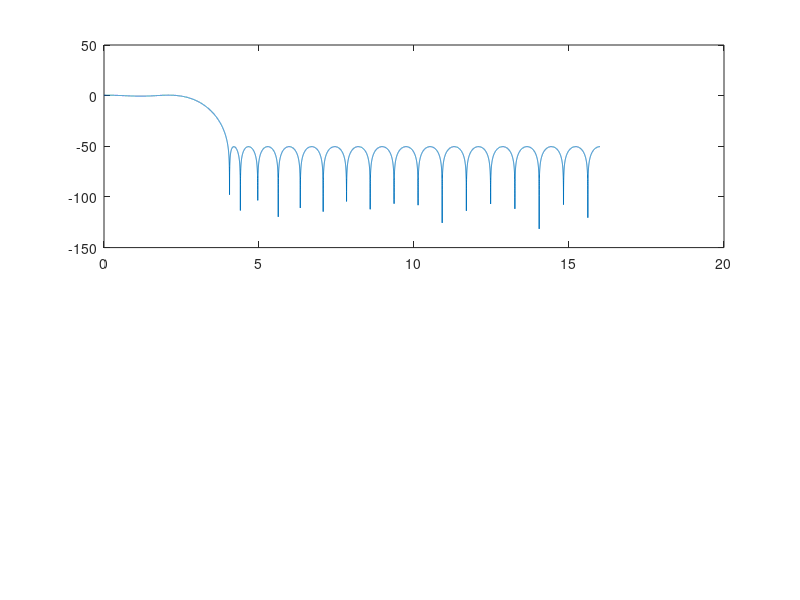

Reproduce this figure in MATLAB. (Note: this script raises an error after producing the figure.)
%% ===================== 参数定义 =====================
fs  = 32e6;            % 采样率 32 MHz
fp  = 2.5e6;           % 通带截止频率 2.5 MHz
fst = 4.0e6;           % 阻带起始频率 4.0 MHz
Ap  = 1;               % 通带最大衰减 1 dB
Ast = 50;              % 阻带最小衰减 50 dB

%% ===================== 允许偏差 (线性幅度偏差) =====================
dev = [ (10^(Ap/20)-1)/(10^(Ap/20)+1) , 10^(-Ast/20) ];

%% ===================== firpmord 估算阶数 =====================
[N, Fo, Ao, W] = firpmord([fp, fst], [1 0], dev, fs);
fprintf("firpmord 估算阶数 N = %d (taps=%d)\n", N, N+1);

%% ===================== 方案B：自动加阶直到满足阻带 =====================
N0      = N + 1;       % 起点：你原来用的是 N+1
step    = 10;          % 每次加阶步长（可改 5/10/20）
maxIter = 40;          % 最大迭代次数
nFFT    = 16384;       % 频率采样点数（越大越准，但更慢）

best_b = [];
best_N = NaN;

for k = 0:maxIter
    Ntry = N0 + k*step;            % 试探阶数（firpm参数是“阶数”）
    b = firpm(Ntry, Fo, Ao, W);

    [H, F] = freqz(b, 1, nFFT, fs);
    HdB = 20*log10(abs(H) + 1e-12);

    passIdx = (F <= fp);
    stopIdx = (F >= fst);

    stopMax_dB = max(HdB(stopIdx));                       % 阻带最差点
    passRipple_pp = max(HdB(passIdx)) - min(HdB(passIdx));% 通带峰谷纹波

    fprintf("N=%4d (taps=%4d): stopMax=%7.2f dB, passRipple(pp)=%5.2f dB\n", ...
        Ntry, Ntry+1, stopMax_dB, passRipple_pp);

    if stopMax_dB <= -Ast
        best_b = b;
        best_N = Ntry;
        fprintf(">>> 满足阻带 Ast=%d dB：采用 N=%d (taps=%d)\n", Ast, best_N, best_N+1);
        break;
    end
end

% 若没满足，也保留最后一次结果
if isempty(best_b)
    best_b = b;
    best_N = Ntry;
    fprintf("!!! 达到最大迭代仍未满足 Ast=%d dB，输出最后一次 N=%d (taps=%d)\n", Ast, best_N, best_N+1);
end

b = best_b;

%% ===================== 频率响应 & 群延迟 =====================
[H, F]   = freqz(b, 1, nFFT, fs);
[GD, Fg] = grpdelay(b, 1, nFFT, fs);
HdB = 20*log10(abs(H) + 1e-12);

%% ===================== 图1：幅频响应(dB) =====================
figure;
subplot(2,2,[1 2]);
plot(F/1e6, HdB); hold on;
yline(-Ap,  '--r', 'Passband Ripple 1 dB');
yline(-Ast, '--g', 'Stopband 50 dB');
xline(fp/1e6,  ':r', 'Fp');
xline(fst/1e6, ':g', 'Fst');
grid on; hold off;
xlabel('Frequency (MHz)'); ylabel('Magnitude (dB)');
title(sprintf('Magnitude Response (N=%d, taps=%d)', best_N, best_N+1));
ylim([-100 5]);

%% ===================== 图2：相频响应(解包裹) =====================
subplot(2,2,3);
plot(F/1e6, unwrap(angle(H)));
grid on;
xlabel('Frequency (MHz)'); ylabel('Phase (radians)');
title(sprintf('Phase Response (Unwrapped) (N=%d)', best_N));
xlim([0 4]);   % 你想看 0~4MHz 就改成 [0 4]

%% ===================== 图3：群延迟 =====================
subplot(2,2,4);
plot(Fg/1e6, GD);
grid on;
xlabel('Frequency (MHz)'); ylabel('Group Delay (samples)');
title(sprintf('Group Delay (N=%d)', best_N));
xlim([0 6]);   % 你想看 0~4MHz 就改成 [0 4]

%% ===================== 最终指标打印 =====================
passIdx = (F <= fp);
stopIdx = (F >= fst);
passRipple_pp = max(HdB(passIdx)) - min(HdB(passIdx));
stopMax_dB    = max(HdB(stopIdx));

fprintf("\n==== 最终结果 ====\n");
fprintf("最终阶数 N = %d (taps=%d)\n", best_N, best_N+1);
fprintf("通带峰-谷纹波 = %.2f dB\n", passRipple_pp);
fprintf("阻带最差点 stopMax = %.2f dB (需 <= -%d dB)\n", stopMax_dB, Ast);
